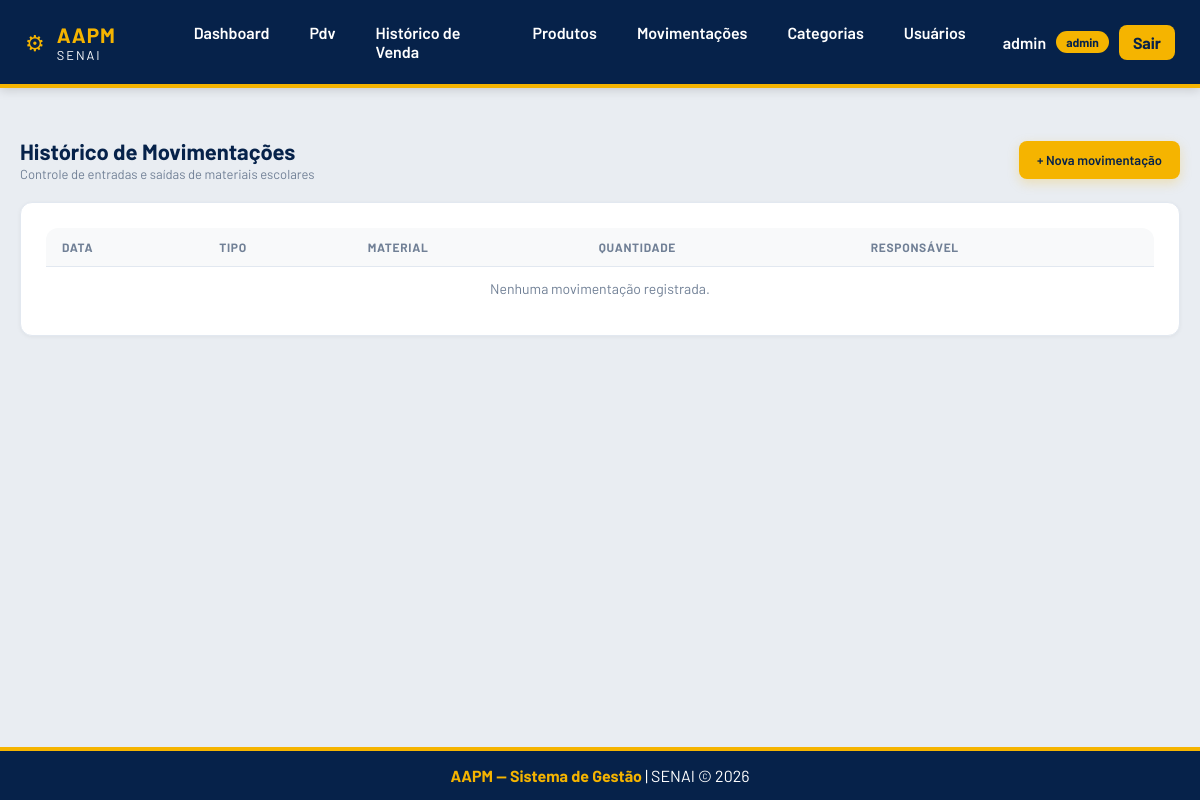
Page /movimentacoes/produto/10 (signed in) on the earlier database version.
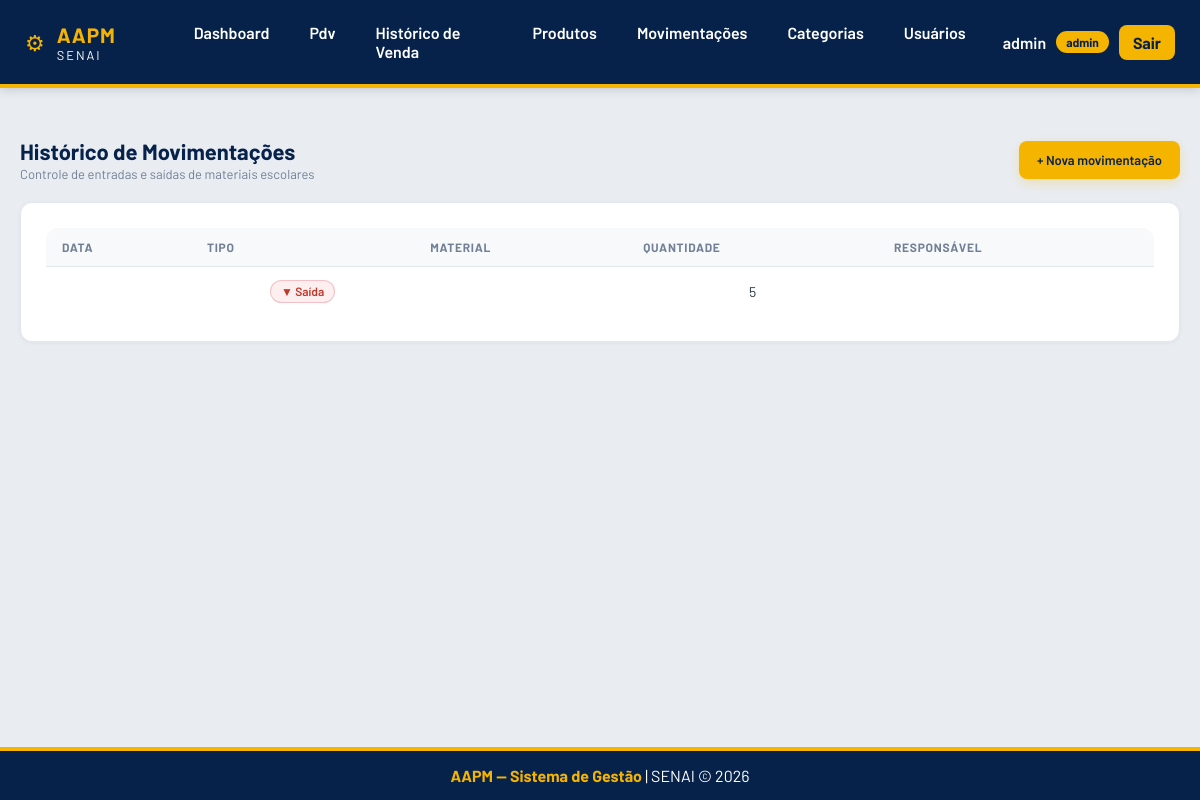
Same page on the later database version.
### app/models/movimentacao.py (models this page shows, shortened)
class Movimentacao(Base):
    __tablename__ = "movimentacoes"
    id = Column(Integer, primary_key=True, autoincrement=True, index= True)
    tipo = Column(Enum(Tipo_de_movimentacao), nullable=False)
    quantidade = Column(Integer, nullable=False)
    preco_unitario = Column(Float, nullable=False, default=0.0)
    observacao = Column(String(255), nullable=True)
    criado_em = Column(DateTime, server_default=func.now())
    produto_id = Column(Integer, ForeignKey("produtos.id", ondelete="CASCADE"), nullable=False)
    usuario_id = Column(Integer, ForeignKey("usuarios.id", ondelete="SET NULL"), nullable=False)
    produto = relationship("Produto", backref="movimentacoes")
    usuario = relationship("Usuario", backref="movimentacoes")

### app/controllers/movimentacao_controller.py (the view)
@router.get("/produto/{produto_id}")
def historico_produto(
    produto_id: int,
    request: Request,
    db: Session = Depends(get_db),
    usuario = Depends(get_usuario_logado)
):
    produto = db.query(Produto).filter(Produto.id == produto_id).first()
    if not produto:
        return RedirectResponse(url="/produtos", status_code=302)
    movimentacoes = (
        db.query(Movimentacao)
        .filter(Movimentacao.produto_id == produto_id)
        .order_by(Movimentacao.criado_em.desc())
        .all()
    )
    total_entradas = sum(
        m.quantidade for m in movimentacoes
        if m.tipo == Tipo_de_movimentacao.ENTRADA
    )
    total_saidas = sum(
        m.quantidade for m in movimentacoes
        if m.tipo == Tipo_de_movimentacao.SAIDA
    )
    return templates.TemplateResponse(
        request,
        "movimentacoes/historico.html",
        {
            "request":        request,
            "usuario":        usuario,
            "produto":        produto,
            "movimentacoes":  movimentacoes,
            "total_entradas": total_entradas,
            "total_saidas":   total_saidas,
        }
    )

### app/templates/movimentacoes/historico.html (shortened to what this page needs)
{% extends "base.html" %}
{% block extra_css %}
<link rel="stylesheet" href="/static/css/movimentacoes-historico.css">
{% endblock %}
{% block conteudo %}
<div class="page-header">
  <div>
    <h1 class="page-title">Histórico de Movimentações</h1>
    <p class="page-subtitle">Controle de entradas e saídas de materiais escolares</p>
  </div>
  <a href="/movimentacoes/nova" class="btn-primary">+ Nova movimentação</a>
</div>
<div class="card">
  <div class="table-wrapper">
    <table class="table">
      <thead>
        <tr>
          <th>Data</th>
          <th>Tipo</th>
          <th>Material</th>
          <th>Quantidade</th>
          <th>Responsável</th>
        </tr>
      </thead>
      <tbody>
        {% for m in movimentacoes %}
        <tr>
          <td>{{ m.data }}</td>
          <td>
            <span class="status-badge status-badge--{{ 'entrada' if m.tipo == 'entrada' else 'saida' }}">
              {{ "▲ Entrada" if m.tipo == 'entrada' else "▼ Saída" }}
            </span>
          </td>
          <td>{{ m.material }}</td>
          <td>{{ m.quantidade }}</td>
          <td>{{ m.responsavel }}</td>
        </tr>
        {% endfor %}
        {% if not movimentacoes %}
        <tr>
          <td colspan="5" style="text-align:center;color:#718096">Nenhuma movimentação registrada.</td>
        </tr>
        {% endif %}
      </tbody>
    </table>
  </div>
</div>
{% endblock %}

Differences in the rows shown:
added Movimentacao: tipo "▼ Saída", quantidade "5"
Other differences:
text no longer shown: "Nenhuma movimentação registrada."
